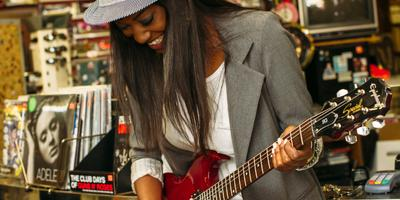
#> input picture image.png, 400 x 200 px
$ python main.py
#> lines starting #> are read from the running program, lines starting #| are printed output that depends on the picture; after the words box and inside, x2 and y2 are one past the last pixel; in counts of white or black regions, pixels touching at a corner belong together
# importing libraries
import cv2
import numpy as np

#reading image
img = cv2.imread("image.png")
#> img is the input picture: shape (200, 400, 3); mean B, G, R 64.6, 87.9, 107

#edges
gray = cv2.cvtColor(img, cv2.COLOR_BGR2GRAY)
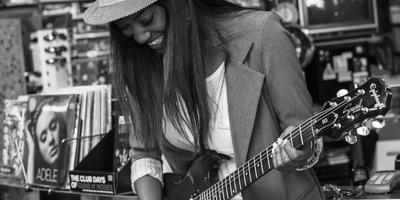
#> gray: shape (200, 400); min 1, max 255, mean 90.9
gray = cv2.medianBlur(gray, 5)
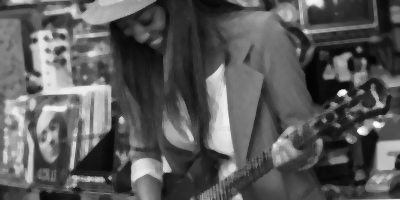
#> gray: shape (200, 400); min 3, max 251, mean 89.9
edges = cv2.adaptiveThreshold(gray, 255,
                              cv2.ADAPTIVE_THRESH_MEAN_C,
                              cv2.THRESH_BINARY, 9, 9)
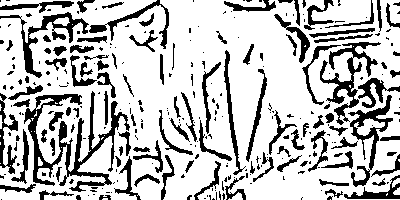
#> edges: shape (200, 400); 75.3% white; 291 black regions (187 under 20 px), largest, box (x1, y1, x2, y2) and area: (24, 91, 130, 192) 2700, (320, 42, 381, 125) 1264, (0, 12, 89, 78) 1040

#Cartoonization
color = cv2.bilateralFilter(img, 9, 250, 250)
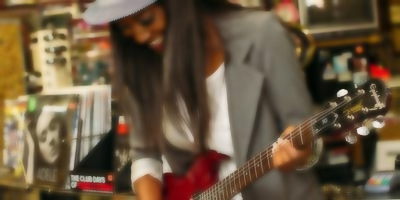
#> color: shape (200, 400, 3); mean B, G, R 64.3, 87.6, 106.7
cartoon = cv2.bitwise_and(color, color, mask=edges)
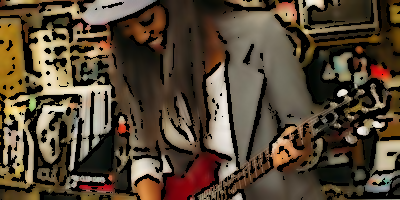
#> cartoon: shape (200, 400, 3); mean B, G, R 52.6, 70.1, 84.7

cv2.imshow("Image", img)
cv2.imshow("edges", edges)
cv2.imshow("Cartoon", cartoon)
cv2.waitKey(0)
cv2.destroyAllWindows()
